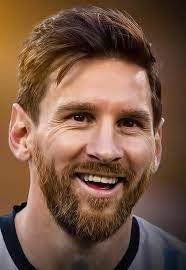
#> input picture FaceRecog/IMAGES/45345.jpg, 186 x 270 px, given as the content of the folder F:/FaceRecog/dataset/, which was not available
$ python detector.py
#> lines starting #> are read from the running program, lines starting #| are printed output that depends on the picture; after the words box and inside, x2 and y2 are one past the last pixel; in counts of white or black regions, pixels touching at a corner belong together; pictures that were not available may be replaced by others from this repository, and a replacement may not be noted
import cv2, os
import numpy as np

dataPath = 'F:/FaceRecog/dataset/'

onlyFiles = [
    f for f in os.listdir(dataPath) if os.path.isfile(os.path.join(dataPath, f))
]

trainingData, labels = [], []

for i,files in enumerate(onlyFiles):
    imgPath= dataPath+onlyFiles[i]
    images=cv2.imread(imgPath,cv2.IMREAD_GRAYSCALE)
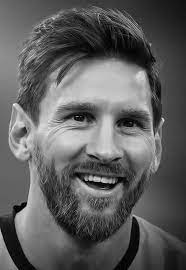
#> images: shape (270, 186); min 0, max 246, mean 94.3
#> further down, frame is the input picture: shape (270, 186, 3); mean B, G, R 67.9, 86.8, 119.3

    trainingData.append(np.array(images,'uint8'))

    labels.append(i)

labels=np.array(labels)

model=cv2.face.LBPHFaceRecognizer_create()
model.train(trainingData,np.array(labels))

print("trained!!!")
faceClassifier = cv2.CascadeClassifier("Face.xml")

#, size=0.5
def face_detector(img):
    gray = cv2.cvtColor(img, cv2.COLOR_BGR2GRAY)
    faces = faceClassifier.detectMultiScale(gray, 1.3, 5)
#> faces = [[33, 65, 143, 143]]

    if faces is():
        return img, []

    for x, y, w, h in faces:
        cv2.rectangle(img, (x, y), (x + w, y + h), (0, 255, 0), 2)
        croppedFace = img[y : y + h, x : x + w]
        croppedFace = cv2.resize(croppedFace, (200, 200))
#> this loop made 1 pass
#> pass 1, in face_detector, `croppedFace = img[y : y + h, x : x + w]`:
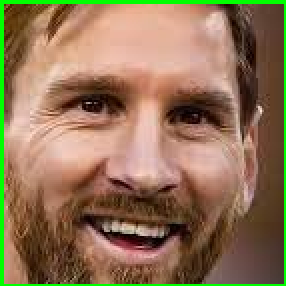
#> croppedFace: shape (143, 143, 3) (shown 2 times larger); mean B, G, R 86, 115.9, 144.5
#> pass 1, in face_detector, `croppedFace = cv2.resize(croppedFace, (200, 200))`:
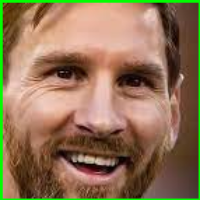
#> croppedFace: shape (200, 200, 3); mean B, G, R 85.9, 115.7, 144.5
#> after the loop:
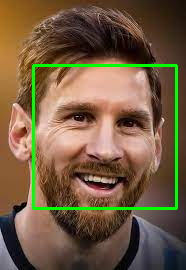
#> img: shape (270, 186, 3); 3.41% of pixels changed, all inside (x1, y1, x2, y2) = (32, 64, 178, 210)

    return img, croppedFace


cap = cv2.VideoCapture(0)

while True:
    ret, frame = cap.read()

    image, face = face_detector(frame)

    try:
        face = cv2.cvtColor(face, cv2.COLOR_BGR2GRAY)
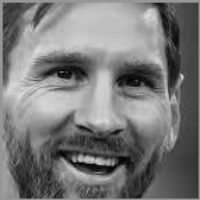
#> face: shape (200, 200); min 3, max 231, mean 120.9
        result = model.predict(face)
#> result = (0, 97.95)

        if result[1] < 500:
            confidence = int(100 * (1 - (result[1]) / 300))
#> confidence = 67
            cv2.putText(image,str(confidence)+"%", (100, 120), cv2.FONT_HERSHEY_COMPLEX, 1, (250,120,150), 2)
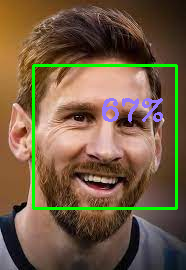
#> image: shape (270, 186, 3); 1.25% of pixels changed, all inside (x1, y1, x2, y2) = (102, 98, 163, 122)

        if confidence > 80:
            cv2.putText(
                image,
                "arya",(250, 450),cv2.FONT_HERSHEY_COMPLEX,1,(255, 255, 255),2,
            )
            cv2.imshow("Face Cropper", image)

        else:
            cv2.putText(
                image,
                "Unknown",(250, 450),cv2.FONT_HERSHEY_COMPLEX,1,(0, 0, 255),2,
            )
            cv2.imshow("Face Cropper", image)

    except:
        cv2.putText(
            image,
            "Face Not Found",(250, 450),cv2.FONT_HERSHEY_COMPLEX,1,(255, 0, 0),2,
        )
        cv2.imshow("Face Cropper", image)
        pass

    key=cv2.waitKey(1)
#> (key Esc is pressed here)
    if (key==81 or key==113):
        break


cap.release()
cv2.destroyAllWindows()
